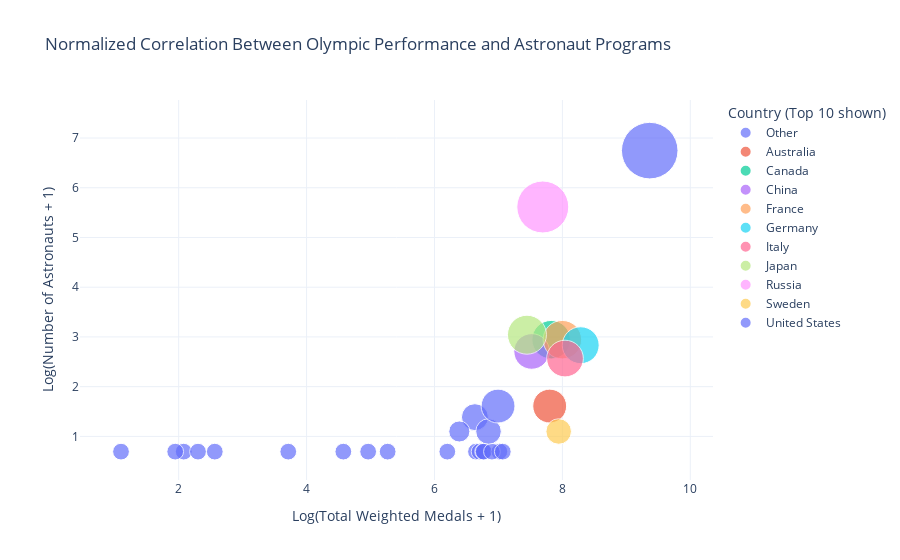

Notebook source saved alongside this figure:
### Code cell
import pandas as pd
import plotly.express as px
import numpy as np

# ---------------------------
# Load datasets
# ---------------------------
social_df = pd.read_csv("Social_Science.csv")
medals_df = pd.read_csv("athlete_events.csv")

# ---------------------------
# Fix astronaut country names
# ---------------------------
astro_country_map = {
    "U.S.": "United States",
    "U.S.S.R/Russia": "Russia",
    "Soviet Union": "Russia",
    "UK": "Great Britain",
    "PRC/China": "China",
    "FRG/Germany": "Germany",
    "GDR/Germany": "Germany"
}
social_df["Profile.Nationality"] = social_df["Profile.Nationality"].replace(astro_country_map)

# ---------------------------
# Weighted medals
# ---------------------------
medals_only = medals_df.dropna(subset=["Medal"]).copy()
medal_weights = {"Gold":3, "Silver":2, "Bronze":1}
medals_only["Weighted_Medal_Score"] = medals_only["Medal"].map(medal_weights)

medals_summary = (
    medals_only.groupby("Team")["Weighted_Medal_Score"]
    .sum()
    .reset_index()
    .rename(columns={"Team": "Country", "Weighted_Medal_Score": "Total_Medals"})
)

# ---------------------------
# Astronaut summary
# ---------------------------
astronaut_summary = (
    social_df.groupby("Profile.Nationality")
    .agg(
        Num_Astronauts=("Profile.Name", "count"),
        Total_Missions=("Profile.Lifetime Statistics.Mission count", "sum")
    )
    .reset_index()
    .rename(columns={"Profile.Nationality": "Country"})
)

# ---------------------------
# Merge datasets
# ---------------------------
merged = pd.merge(medals_summary, astronaut_summary, on="Country", how="inner")

# ---------------------------
# Log-transform for visibility
# ---------------------------
merged["Log_Medals"] = np.log1p(merged["Total_Medals"])
merged["Log_Astronauts"] = np.log1p(merged["Num_Astronauts"])
merged["Log_Missions"] = np.log1p(merged["Total_Missions"])

# ---------------------------
# Define top countries for legend
# ---------------------------
top_countries = merged.sort_values("Total_Medals", ascending=False).head(10)["Country"].tolist()
merged["Legend_Country"] = merged["Country"].apply(lambda x: x if x in top_countries else "Other")

# ---------------------------
# Scatter plot
# ---------------------------
fig = px.scatter(
    merged,
    x="Log_Medals",
    y="Log_Astronauts",
    size="Log_Missions",
    color="Legend_Country",
    hover_name="Country",
    size_max=40,
    template="plotly_white",
    title="Normalized Correlation Between Olympic Performance and Astronaut Programs"
)

fig.update_layout(
    xaxis_title="Log(Total Weighted Medals + 1)",
    yaxis_title="Log(Number of Astronauts + 1)",
    legend_title="Country (Top 10 shown)"
)

fig.show()

### Figure 1 — Plotly figure (JSON) as saved in the notebook; plotly's stock layout.template omitted (floating-point values rounded to 4 significant figures)
{"data": [{"hovertemplate": "<b>%{hovertext}</b><br><br>Legend_Country=Other<br>Log_Medals=%{x}<br>Log_Astronauts=%{y}<br>Log_Missions=%{marker.size}<extra></extra>", "hovertext": ["Afghanistan", "Austria", "Belgium", "Brazil", "Bulgaria", "Cuba", "Czechoslovakia", "Denmark", "India", "Israel", "Kazakhstan", "Mexico", "Mongolia", "Poland", "Romania", "Saudi Arabia", "Slovakia", "Spain", "Switzerland", "Syria", "Vietnam"], "legendgroup": "Other", "marker": {"color": "#636efa", "size": [0.6931, 0.6931, 1.792, 0.6931, 1.099, 0.6931, 0.6931, 0.6931, 0.6931, 0.6931, 0.6931, 0.6931, 0.6931, 0.6931, 0.6931, 0.6931, 0.6931, 1.609, 2.833, 0.6931, 0.6931], "sizemode": "area", "sizeref": 0.004945, "symbol": "circle"}, "mode": "markers", "name": "Other", "orientation": "v", "showlegend": true, "type": "scatter", "x": [1.099, 6.649, 6.632, 6.706, 6.389, 6.76, 6.771, 7.015, 6.201, 2.565, 4.963, 5.268, 3.714, 6.899, 7.068, 2.079, 4.575, 6.845, 6.994, 1.946, 2.303], "xaxis": "x", "y": [0.6931, 0.6931, 1.386, 0.6931, 1.099, 0.6931, 0.6931, 0.6931, 0.6931, 0.6931, 0.6931, 0.6931, 0.6931, 0.6931, 0.6931, 0.6931, 0.6931, 1.099, 1.609, 0.6931, 0.6931], "yaxis": "y"}, {"hovertemplate": "<b>%{hovertext}</b><br><br>Legend_Country=Australia<br>Log_Medals=%{x}<br>Log_Astronauts=%{y}<br>Log_Missions=%{marker.size}<extra></extra>", "hovertext": ["Australia"], "legendgroup": "Australia", "marker": {"color": "#EF553B", "size": [2.833], "sizemode": "area", "sizeref": 0.004945, "symbol": "circle"}, "mode": "markers", "name": "Australia", "orientation": "v", "showlegend": true, "type": "scatter", "x": [7.801], "xaxis": "x", "y": [1.609], "yaxis": "y"}, {"hovertemplate": "<b>%{hovertext}</b><br><br>Legend_Country=Canada<br>Log_Medals=%{x}<br>Log_Astronauts=%{y}<br>Log_Missions=%{marker.size}<extra></extra>", "hovertext": ["Canada"], "legendgroup": "Canada", "marker": {"color": "#00cc96", "size": [3.664], "sizemode": "area", "sizeref": 0.004945, "symbol": "circle"}, "mode": "markers", "name": "Canada", "orientation": "v", "showlegend": true, "type": "scatter", "x": [7.824], "xaxis": "x", "y": [2.944], "yaxis": "y"}, {"hovertemplate": "<b>%{hovertext}</b><br><br>Legend_Country=China<br>Log_Medals=%{x}<br>Log_Astronauts=%{y}<br>Log_Missions=%{marker.size}<extra></extra>", "hovertext": ["China"], "legendgroup": "China", "marker": {"color": "#ab63fa", "size": [3.135], "sizemode": "area", "sizeref": 0.004945, "symbol": "circle"}, "mode": "markers", "name": "China", "orientation": "v", "showlegend": true, "type": "scatter", "x": [7.519], "xaxis": "x", "y": [2.708], "yaxis": "y"}, {"hovertemplate": "<b>%{hovertext}</b><br><br>Legend_Country=France<br>Log_Medals=%{x}<br>Log_Astronauts=%{y}<br>Log_Missions=%{marker.size}<extra></extra>", "hovertext": ["France"], "legendgroup": "France", "marker": {"color": "#FFA15A", "size": [3.664], "sizemode": "area", "sizeref": 0.004945, "symbol": "circle"}, "mode": "markers", "name": "France", "orientation": "v", "showlegend": true, "type": "scatter", "x": [7.999], "xaxis": "x", "y": [2.944], "yaxis": "y"}, {"hovertemplate": "<b>%{hovertext}</b><br><br>Legend_Country=Germany<br>Log_Medals=%{x}<br>Log_Astronauts=%{y}<br>Log_Missions=%{marker.size}<extra></extra>", "hovertext": ["Germany"], "legendgroup": "Germany", "marker": {"color": "#19d3f3", "size": [3.367], "sizemode": "area", "sizeref": 0.004945, "symbol": "circle"}, "mode": "markers", "name": "Germany", "orientation": "v", "showlegend": true, "type": "scatter", "x": [8.287], "xaxis": "x", "y": [2.833], "yaxis": "y"}, {"hovertemplate": "<b>%{hovertext}</b><br><br>Legend_Country=Italy<br>Log_Medals=%{x}<br>Log_Astronauts=%{y}<br>Log_Missions=%{marker.size}<extra></extra>", "hovertext": ["Italy"], "legendgroup": "Italy", "marker": {"color": "#FF6692", "size": [3.332], "sizemode": "area", "sizeref": 0.004945, "symbol": "circle"}, "mode": "markers", "name": "Italy", "orientation": "v", "showlegend": true, "type": "scatter", "x": [8.041], "xaxis": "x", "y": [2.565], "yaxis": "y"}, {"hovertemplate": "<b>%{hovertext}</b><br><br>Legend_Country=Japan<br>Log_Medals=%{x}<br>Log_Astronauts=%{y}<br>Log_Missions=%{marker.size}<extra></extra>", "hovertext": ["Japan"], "legendgroup": "Japan", "marker": {"color": "#B6E880", "size": [3.761], "sizemode": "area", "sizeref": 0.004945, "symbol": "circle"}, "mode": "markers", "name": "Japan", "orientation": "v", "showlegend": true, "type": "scatter", "x": [7.446], "xaxis": "x", "y": [3.045], "yaxis": "y"}, {"hovertemplate": "<b>%{hovertext}</b><br><br>Legend_Country=Russia<br>Log_Medals=%{x}<br>Log_Astronauts=%{y}<br>Log_Missions=%{marker.size}<extra></extra>", "hovertext": ["Russia"], "legendgroup": "Russia", "marker": {"color": "#FF97FF", "size": [6.669], "sizemode": "area", "sizeref": 0.004945, "symbol": "circle"}, "mode": "markers", "name": "Russia", "orientation": "v", "showlegend": true, "type": "scatter", "x": [7.693], "xaxis": "x", "y": [5.613], "yaxis": "y"}, {"hovertemplate": "<b>%{hovertext}</b><br><br>Legend_Country=Sweden<br>Log_Medals=%{x}<br>Log_Astronauts=%{y}<br>Log_Missions=%{marker.size}<extra></extra>", "hovertext": ["Sweden"], "legendgroup": "Sweden", "marker": {"color": "#FECB52", "size": [1.609], "sizemode": "area", "sizeref": 0.004945, "symbol": "circle"}, "mode": "markers", "name": "Sweden", "orientation": "v", "showlegend": true, "type": "scatter", "x": [7.942], "xaxis": "x", "y": [1.099], "yaxis": "y"}, {"hovertemplate": "<b>%{hovertext}</b><br><br>Legend_Country=United States<br>Log_Medals=%{x}<br>Log_Astronauts=%{y}<br>Log_Missions=%{marker.size}<extra></extra>", "hovertext": ["United States"], "legendgroup": "United States", "marker": {"color": "#636efa", "size": [7.912], "sizemode": "area", "sizeref": 0.004945, "symbol": "circle"}, "mode": "markers", "name": "United States", "orientation": "v", "showlegend": true, "type": "scatter", "x": [9.366], "xaxis": "x", "y": [6.746], "yaxis": "y"}], "layout": {"autosize": true, "legend": {"itemsizing": "constant", "title": {"text": "Country (Top 10 shown)"}, "tracegroupgap": 0}, "title": {"text": "Normalized Correlation Between Olympic Performance and Astronaut Programs"}, "xaxis": {"anchor": "y", "autorange": true, "domain": [0, 1], "range": [0.5459, 10.1], "title": {"text": "Log(Total Weighted Medals + 1)"}, "type": "linear"}, "yaxis": {"anchor": "x", "autorange": true, "domain": [0, 1], "range": [-0.2252, 8.778], "title": {"text": "Log(Number of Astronauts + 1)"}, "type": "linear"}}}
